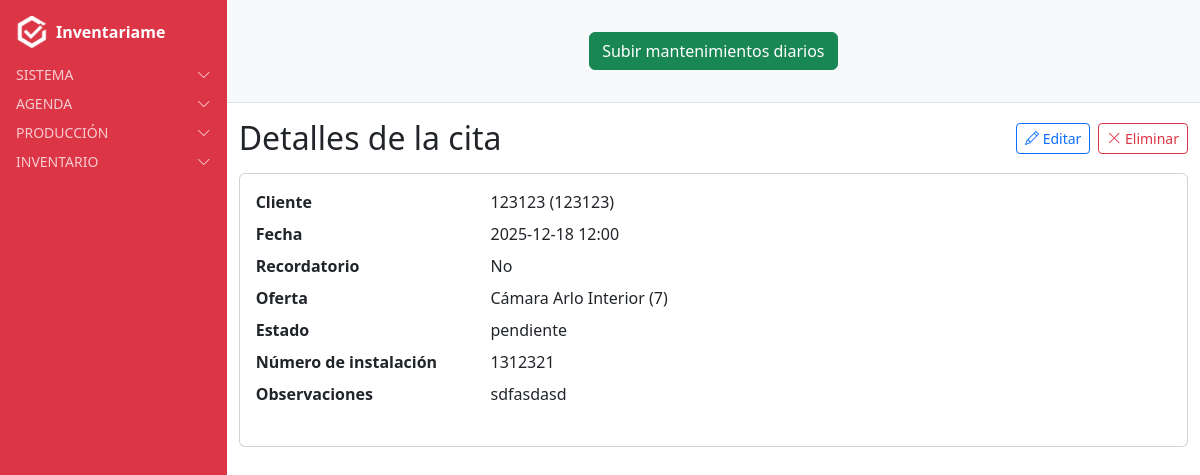
The page /citas/citas/4/ (signed in) on the database as committed earlier.
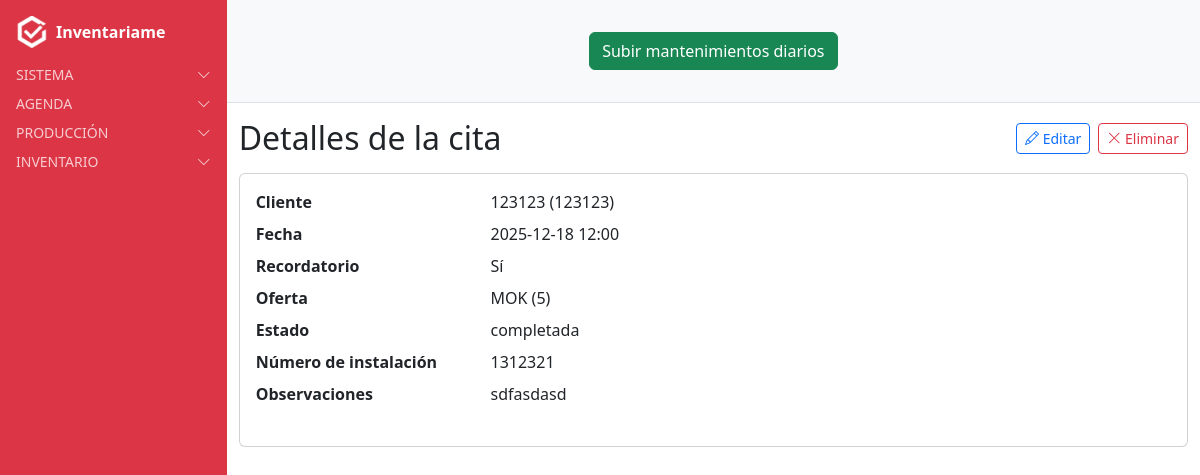
The same page on the database as committed later.
### citas/models.py (models this page shows, shortened)
class Cita(models.Model):
    ESTADOS = [
        ("pendiente", "Pendiente"),
        ("completada", "Completada"),
    ]
    cliente = models.ForeignKey(Cliente, on_delete=models.CASCADE, related_name='citas')
    usuario = models.ForeignKey(User, on_delete=models.CASCADE, related_name='citas')
    fecha = models.DateTimeField()
    recordatorio = models.BooleanField(default=False,blank=True)
    oferta = models.ForeignKey(Oferta, on_delete=models.SET_NULL, null=True, blank=True, related_name='citas')
    estado = models.CharField(max_length=20, choices=ESTADOS, default="pendiente",blank=True)
    numero_instalacion = models.IntegerField(default=0)  # NUEVO CAMPO
    observaciones = models.TextField(blank=True, null=True)
    class Meta:
        verbose_name = "Cita"
        verbose_name_plural = "Citas"

### oferta/models.py (models this page shows, shortened)
class Oferta(models.Model):
    nombre = models.CharField(max_length=150)
    referencia = models.ForeignKey(
        Referencia,
        on_delete=models.CASCADE,
        related_name="ofertas",
        default=1
    )
    valor = models.IntegerField(
        choices=[(3, "0 + 3"), (4, "0 + 4"), (5, "0 + 5"), (7, "0 + 7"), (10, "0 + 10")],
        help_text="Selecciona uno de los valores permitidos"
    )
    class Meta:
        verbose_name = "Oferta"
        verbose_name_plural = "Ofertas"
        ordering = ["nombre"]

### clientes/models.py (models this page shows)
class Cliente(models.Model):
    nombre = models.CharField(max_length=200)
    telefono = models.CharField(max_length=20, blank=True, null=True)  # NUEVO CAMPO
    direccion = models.ForeignKey(
        Address,
        on_delete=models.SET_NULL,
        null=True,
        blank=True,
        related_name="clientes_principal"
    )
    usuario = models.ForeignKey(
        User,
        on_delete=models.CASCADE,
        related_name="clientes",
        null=True,  # permite nulos en registros antiguos
        blank=True  # permite dejarlo vacío en formularios
    )
    class Meta:
        verbose_name = "Cliente"
        verbose_name_plural = "Clientes"
    def __str__(self):
        return f"{self.nombre} ({self.telefono or 'sin teléfono'})"

### citas/views.py (the view)
# urls.py: path("citas/<int:pk>/", CitaDetailView.as_view(), name="cita_detail"),
class CitaDetailView(LoginRequiredMixin, DetailView):
    model = Cita
    template_name = "citas/cita_detail.html"
    context_object_name = "cita"
    def get_queryset(self):
        return Cita.objects.filter(usuario=self.request.user)

### users/context_processors.py (called while the page is built)
def alertas_processor(request):
    if not request.user.is_authenticated:
        return {}
    ahora = timezone.now()
    proximas_con_recordatorio = Cita.objects.filter(
        usuario=request.user, recordatorio=True,
        fecha__gte=ahora, fecha__lte=ahora + timedelta(days=1)
    )
    if proximas_con_recordatorio.exists():
        return {"alertas": f"Tienes {proximas_con_recordatorio.count()} cita(s) con recordatorio en 24h"}
    return {}

### citas/templates/citas/cita_detail.html (shortened to what this page needs)
{% extends "base.html" %}
{% block content_authenticated %}
<div class="d-flex align-items-center justify-content-between mb-3">
  <h2 class="mb-0">Detalles de la cita</h2>
  <div class="d-flex gap-2">
    <a href="{% url 'cita_update' cita.pk %}" class="btn btn-outline-primary btn-sm">
      <i class="bi bi-pencil"></i> Editar
    </a>
    <a href="{% url 'cita_delete' cita.pk %}" class="btn btn-outline-danger btn-sm">
      <i class="bi bi-x-lg"></i> Eliminar
    </a>
  </div>
</div>
<div class="card p-3">
  <dl class="row mb-0">
    <dt class="col-sm-3">Cliente</dt>
    <dd class="col-sm-9">{{ cita.cliente }}</dd>
    <dt class="col-sm-3">Fecha</dt>
    <dd class="col-sm-9">{{ cita.fecha|date:"Y-m-d H:i" }}</dd>
    <dt class="col-sm-3">Recordatorio</dt>
    <dd class="col-sm-9">{{ cita.recordatorio|yesno:"Sí,No" }}</dd>
    <dt class="col-sm-3">Oferta</dt>
    <dd class="col-sm-9">
      {% if cita.oferta %}
        {{ cita.oferta.nombre }} ({{ cita.oferta.valor }})
      {% else %}
        -
      {% endif %}
    </dd>
    <dt class="col-sm-3">Estado</dt>
    <dd class="col-sm-9">{{ cita.estado }}</dd>
    <dt class="col-sm-3">Número de instalación</dt>
    <dd class="col-sm-9">{{ cita.numero_instalacion|default:"0" }}</dd>
    <dt class="col-sm-3">Observaciones</dt>
    <dd class="col-sm-9">
      {% if cita.observaciones %}
        {{ cita.observaciones|linebreaks }}
      {% else %}
        -
      {% endif %}
    </dd>
  </dl>
</div>
{% endblock %}

Rows that differ between the two databases and show on the page:
changed Cita "sdfasdasd": recordatorio "No" → "Sí"; oferta.nombre "Cámara Arlo Interior" → "MOK"; oferta.valor "7" → "5"; estado "pendiente" → "completada"
